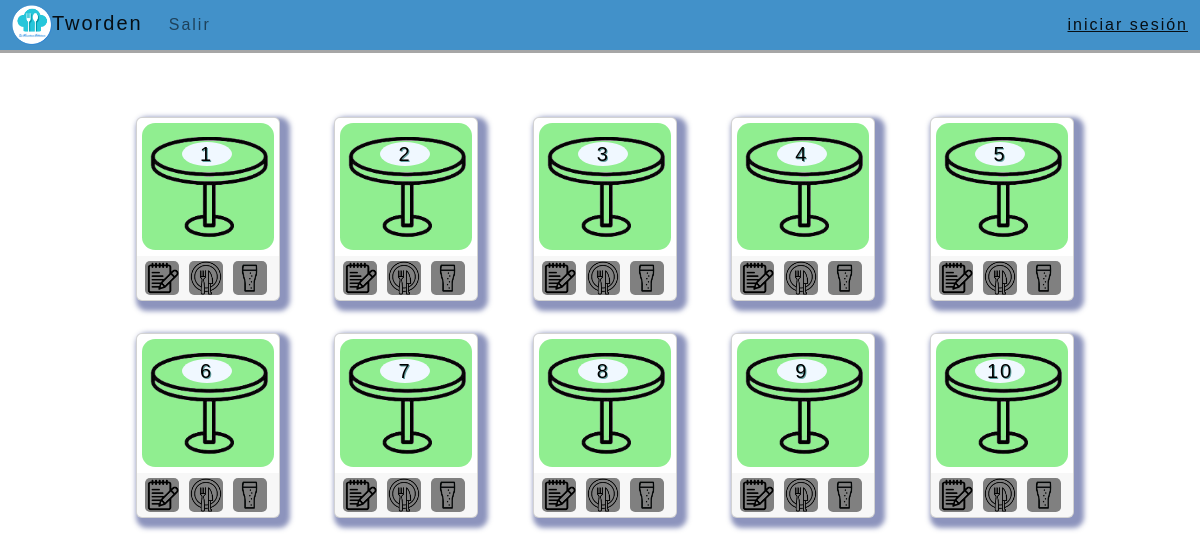
The page /mesero-mesas.html on the database its author committed.
### paginas/models.py (models this page shows, shortened)
class Mesas(models.Model):
    id = models.AutoField(primary_key=True)
    nombre_mesa = models.CharField(max_length=50, blank=False, null=False)

### paginas/views.py (the view)
# urls.py: path('mesero-mesas.html', views.mesero_mesas, name='mesero_mesas'),
def mesero_mesas(request):
    mesas = Mesas.objects.all()
    mesaform= Mesaform()
    return render(request, 'mesero-mesas.html', {'mesas': mesas, 'mesaform': mesaform})

### paginas/templates/mesero-mesas.html (shortened to what this page needs)
{% extends "base.html" %}
{% block contenido %}
{% load static %}
<div id="todo">
    <div class="container mt-5">
      <div class="row row-cols-3 mt-3 row-cols-md-5 g-3">
        {% for mesa in mesas %}
        <div class="col">
          <div class="card border-none mb-3" style="max-width: 9rem; min-width: 9rem;">
            <a href="mesero-orden.html">
            <div class="card-img-overlay">
              <h5 class="card-title">{% block numeromesa %}{{mesa.id}}{% endblock %}</h5>
            </div></a>
            <img src={% static 'img/icono_mesa.png' %} class="card-img" style="background-color: lightgreen;" alt="Mesa {{mesa.id}}">
            <div class="card-footer border-white"><div class="iconfooter"><img  src={% static 'img/icono_ordenar.png' %} class="icono" alt="..."><img src={% static 'img/icono_comida.png' %} class="icono" alt="..."><img src={% static 'img/icono_bebida.png' %} class="icono" alt="..."></div></div>
          </div>
        </div>
        {% endfor %}
      </div>
    </div>
</div>
{% endblock %}

### paginas/static/CSS/base.css (style rules this page uses)
* { margin: 0; }
html { width: 100%; height: 100% ; }
body { left: 0; top: 0; width: 100%; height: 100%; background-image: url(/static/img/fondo1.jpg); background-repeat: no-repeat; background-attachment: fixed; background-size: cover; font-family:'Gill Sans', 'Gill Sans MT', Calibri, 'Trebuchet MS', sans-serif; padding: 0px; letter-spacing: 2px; font-size: 1em; }
#todo { width: 100%; position: fixed; top: 53px; bottom: 0; overflow: auto; overflow-x: hidden }

### paginas/static/CSS/mesas.css (style rules this page uses)
.container { position: relative; left: 2%; max-width: 1000px; }
.card { box-shadow: 5px 5px 5px 5px rgba(27, 41, 124, 0.5); }
.card-img { margin: 5px; align-items: center; display: block; width: auto; border-radius: 10%; }
.card-img-overlay { cursor: pointer; height: 72%; width: 97%; }
.card-title { width: 50px; background-color: aliceblue; text-align: center; margin-top: 8%; margin-left: 27%; font-family: 'Franklin Gothic Medium', 'Arial Narrow', Arial, sans-serif; border-radius: 50%; color: black; text-shadow: 1px 1px cadetblue; }
.card-footer { width: 100%; padding: 5px 3px; }
.icono { background-color: grey; margin: 0 5px; min-width: 25%; width: 25%; border-radius: 15%; }

### paginas/static/CSS/cocina.css (style rules this page uses)
.card { box-shadow: 5px 5px 5px 5px rgba(27, 41, 124, 0.5); }
.card-img { margin: 5px; align-items: center; display: block; width: auto; border-radius: 10%; }
.card-img-overlay { cursor: pointer; height: 72%; width: 97%; }
.card-title { width: 50px; background-color: aliceblue; text-align: center; margin-top: 8%; margin-left: 27%; font-family: 'Franklin Gothic Medium', 'Arial Narrow', Arial, sans-serif; border-radius: 50%; color: black; text-shadow: 1px 1px cadetblue; }
.card-footer { width: 100%; padding: 5px 3px; }

### rows shown on the page
Mesas: id "1"
Mesas: id "2"
Mesas: id "3"
Mesas: id "4"
Mesas: id "5"
Mesas: id "6"
Mesas: id "7"
Mesas: id "8"
Mesas: id "9"
Mesas: id "10"
